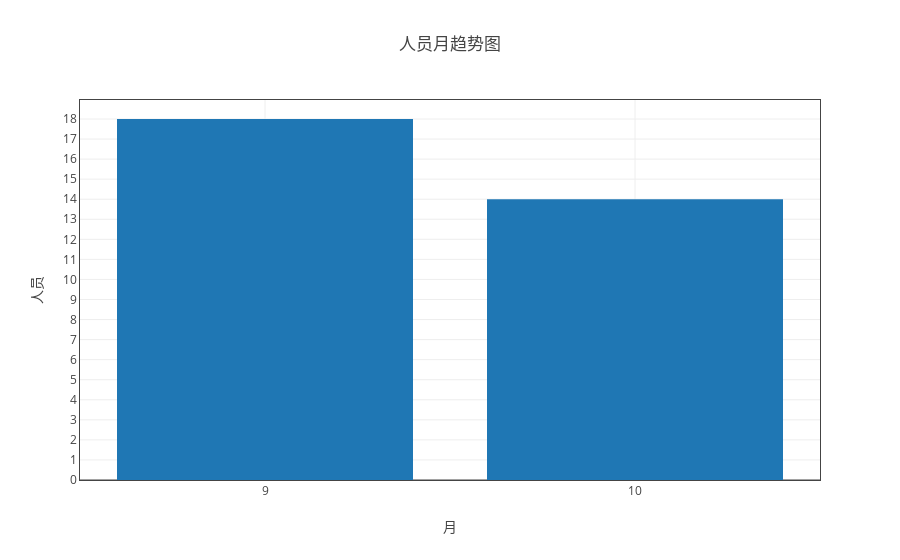

The cell this chart's notebook holds for it:
### Code cell
ss = myModule.format(all_df1 ,"month" ,['人员'] )
ss.get_average_by('日期（格式“月-周次”）')
tt = myModule.myPlot(ss.groupby("count") )# ,"日期（格式“月-周次”）" ,['人员'])
tt.plot('bar',tag='月')

### Figure 1 — Plotly figure (JSON) as saved in the notebook; plotly's stock layout.template omitted (floating-point values rounded to 4 significant figures)
{"data": [{"name": "人员", "type": "bar", "uid": "9d1340aa-d2d4-11e8-8ddb-a41f72875c19", "x": [9, 10], "y": [18, 14]}], "layout": {"title": "人员月趋势图", "xaxis": {"mirror": "all", "nticks": 20, "showgrid": true, "showline": true, "title": "月", "type": "category", "zeroline": true}, "yaxis": {"mirror": "all", "nticks": 20, "showgrid": true, "showline": true, "title": "人员", "zeroline": true}}}
